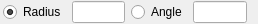
<?xml version="1.0" encoding="UTF-8"?>
<ui version="4.0">
 <class>Ui_ArcTangentialOptions</class>
 <widget class="QWidget" name="Ui_ArcTangentialOptions">
  <property name="geometry">
   <rect>
    <x>0</x>
    <y>0</y>
    <width>258</width>
    <height>24</height>
   </rect>
  </property>
  <property name="sizePolicy">
   <sizepolicy hsizetype="Fixed" vsizetype="Fixed">
    <horstretch>0</horstretch>
    <verstretch>0</verstretch>
   </sizepolicy>
  </property>
  <property name="minimumSize">
   <size>
    <width>248</width>
    <height>22</height>
   </size>
  </property>
  <property name="windowTitle">
   <string>Tangential Arc Options</string>
  </property>
  <layout class="QGridLayout" name="gridLayout">
   <property name="leftMargin">
    <number>3</number>
   </property>
   <property name="topMargin">
    <number>1</number>
   </property>
   <property name="bottomMargin">
    <number>1</number>
   </property>
   <item row="0" column="0">
    <widget class="QRadioButton" name="rbRadius">
     <property name="sizePolicy">
      <sizepolicy hsizetype="Preferred" vsizetype="Fixed">
       <horstretch>0</horstretch>
       <verstretch>0</verstretch>
      </sizepolicy>
     </property>
     <property name="text">
      <string extracomment="Draw Tangential Arc by the given radius">Radius</string>
     </property>
     <property name="iconSize">
      <size>
       <width>12</width>
       <height>12</height>
      </size>
     </property>
     <property name="checked">
      <bool>true</bool>
     </property>
    </widget>
   </item>
   <item row="0" column="1">
    <widget class="QLineEdit" name="leRadius">
     <property name="sizePolicy">
      <sizepolicy hsizetype="Preferred" vsizetype="Fixed">
       <horstretch>0</horstretch>
       <verstretch>0</verstretch>
      </sizepolicy>
     </property>
     <property name="toolTip">
      <string>Radius of the tangential arc</string>
     </property>
    </widget>
   </item>
   <item row="0" column="2">
    <widget class="QRadioButton" name="rbAngle">
     <property name="sizePolicy">
      <sizepolicy hsizetype="Preferred" vsizetype="Fixed">
       <horstretch>0</horstretch>
       <verstretch>0</verstretch>
      </sizepolicy>
     </property>
     <property name="text">
      <string extracomment="Draw Tangential Arc by the given radius">Angle</string>
     </property>
     <property name="iconSize">
      <size>
       <width>12</width>
       <height>12</height>
      </size>
     </property>
    </widget>
   </item>
   <item row="0" column="3">
    <widget class="QLineEdit" name="leAngle">
     <property name="sizePolicy">
      <sizepolicy hsizetype="Preferred" vsizetype="Fixed">
       <horstretch>0</horstretch>
       <verstretch>0</verstretch>
      </sizepolicy>
     </property>
     <property name="toolTip">
      <string>Total subtending angle of the tangential arc</string>
     </property>
    </widget>
   </item>
  </layout>
 </widget>
 <layoutdefault spacing="6" margin="11"/>
 <tabstops>
  <tabstop>leRadius</tabstop>
  <tabstop>leAngle</tabstop>
 </tabstops>
 <resources/>
 <connections/>
</ui>
